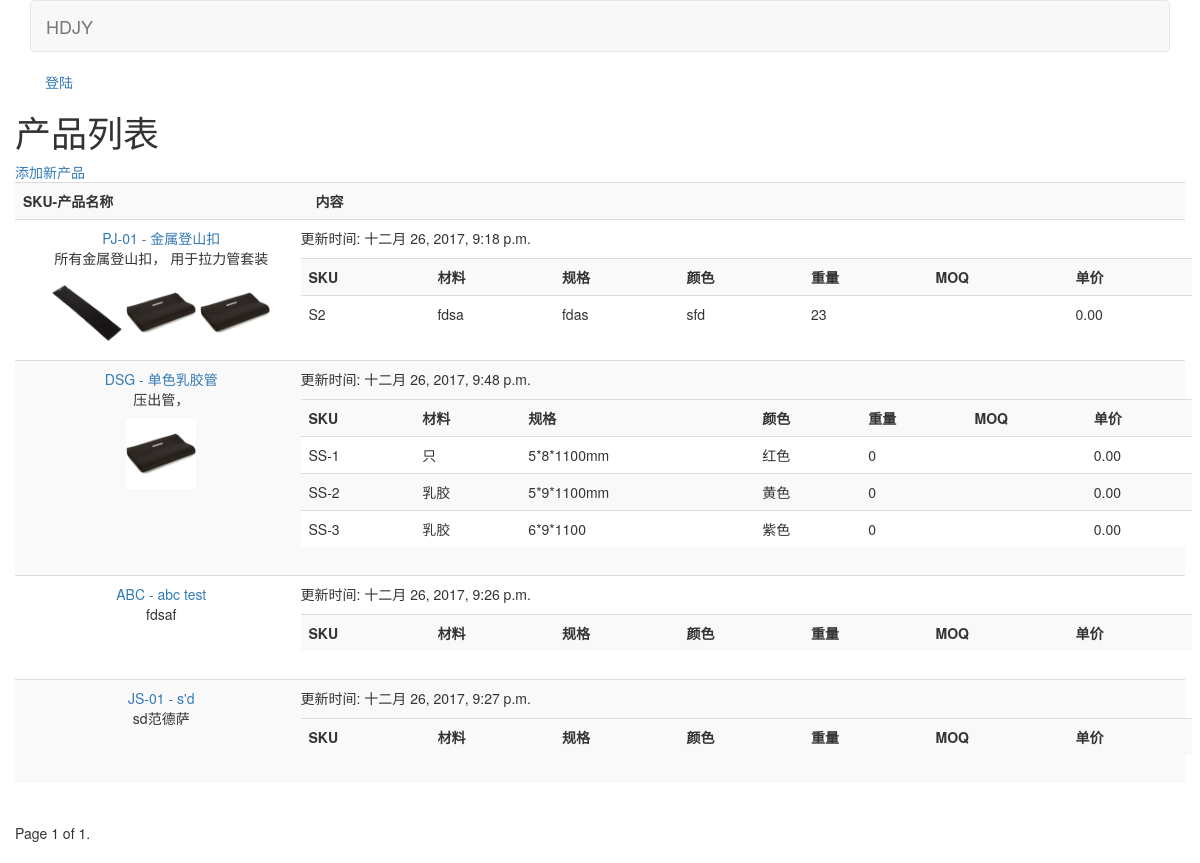
Page /catalog/ on the committed database.
### catalog/models.py (models this page shows, shortened)
class Item(models.Model):
    user = models.ForeignKey(User)
    sku = models.CharField(max_length=15, unique=True)
    name = models.CharField(max_length=300)
    description = models.TextField()
    updated_date = models.DateTimeField(auto_now=True)
    def __str__(self):
        return self.name

class ItemPhoto(models.Model):
    item = models.ForeignKey(Item)
    image = models.ImageField(upload_to=itemphoto_upload_to)
    created_date = models.DateTimeField(auto_now=True)

class SubItem(models.Model):
    user = models.ForeignKey(User)
    item = models.ForeignKey(Item)
    subsku = models.CharField(max_length=20, unique=True)
    material = models.CharField(max_length=100, blank=True)
    specs = models.CharField(max_length=100, blank=True)
    color = models.CharField(max_length=100, blank=True)
    weight = models.IntegerField(help_text='克重',  default=0)
    MOQ = models.IntegerField(help_text='最小起订量',  default=0)
    unitprice = models.DecimalField(max_digits=8, decimal_places=2,   default=0)
    cartonsize = models.CharField(max_length=50, help_text='装箱外箱尺寸',   default=0)
    qtypercarton = models.IntegerField(help_text='每箱的数量',  default=0)
    cartongw = models.IntegerField(help_text='毛重',  default=0)
    updated_date = models.DateTimeField(auto_now=True)

### catalog/views.py (the view)
def index(request):
    items = Item.objects.all()
    paginator = Paginator(items, 25)
    page = request.GET.get('page')
    try:
        items = paginator.page(page)
    except PageNotAnInteger:
        items = paginator.page(1)
    except EmptyPage:
        items = paginator.page(paginator.num_pages)
    return render(request, 'items/list.html', {'items': items})

### catalog/templates/items/list.html (shortened to what this page needs)
{% extends "base.html" %}
{% block container %}
    <div class="row">
        <h1 class="text-left">
            产品列表
        </h1>
    </div>
    <div class="row">
        <a href="{% url 'add_item' %}"> 添加新产品 </a>
    </div>
    <div class="row">
        <table class="table table-striped table-boarded">
            <tr>
                <th class="col-md-3">SKU-产品名称</th>
                <th>内容</th>
            </tr>
            {%  for item in items %}
                <tr>
                    <td class="text-center">
                        <div class="row">
                            <a href="{% url 'view_item' id=item.id %}"> {{ item.sku }} - {{item}} </a>
                            <p> {{ item.description }}</p>
                        </div>
                        <div class="row">
                            {% for itemphoto in item.itemphoto_set.all %}
                                <img  height=70  src="{{ itemphoto.image.url }}"/>
                            {% endfor %}
                        </div>
                    </td>
                    <td>
                        <div class="row">
                            <p> 更新时间:  {{ item.updated_date }}</p>
                        </div>
                        <div class="row">
                            <table class="table table-striped">
                                <tr>
                                    <th> SKU </th>
                                    <th> 材料 </th>
                                    <th> 规格 </th>
                                    <th> 颜色 </th>
                                    <th> 重量 </th>
                                    <th> MOQ  </th>
                                    <th> 单价 </th>
                                </tr>
                                {% for si in item.subitem_set.all %}
                                    <tr>
                                    <td> {{ si.subsku }}</td>
                                    <td> {{ si.material }}</td>
                                    <td> {{ si.specs }}</td>
                                    <td> {{ si.color }}</td>
                                    <td> {{ si.weight }}</td>
                                    <td> {{ si.moq }}</td>
                                    <td> {{  si.unitprice }}</td>
                                    </tr>
                                {% endfor %}
                            </table>
                        </div>
                    </td>
                </tr>
            {% endfor %}
        </table>
        <div class="pagination">
    <span class="step-links">
        <span class="current">
            Page {{ items.number }} of {{ items.paginator.num_pages }}.
        </span>
    </span>
        </div>
    </div>
{% endblock %}

### templates/base.html (shortened to what this page needs)
<!DOCTYPE html>
{% load static %}
<html lang="zh-CN">
  <head>
    <link href="{% static "css/bootstrap.css" %}" rel="stylesheet">
  <link href="{% static "css/base.css" %}" rel="stylesheet">
  </head>
  <body>
  <div class="container">
    <nav class="navbar navbar-default" role="navigation">
      <div class="container-fluid">
          <div class="navbar-header">
              <a class="navbar-brand" href="/">HDJY</a>
          </div>
      </div>
      </nav>
      <div class="col-xs-6 col-md-4">
           {% if not request.user.is_authenticated %}
                <a class="ui login button" href="{% url 'login' %}">登陆</a>
            {% else %}
               Welcome, {{ request.user }} </t>  <a class="item" href="{% url 'logout' %}">登出</a>
            {% endif %}
      </div>
  </div>
  <div class="container">
      {% block container %}{% endblock %}
  </div>
  </body>
</html>

### static/css/base.css (style rules this page uses)
h1,h2 { text-align: center; }

### rows in the picture
Item: sku "PJ-01", name "金属登山扣", description "所有金属登山扣， 用于拉力管套装", updated_date "十二月 26, 2017, 9:18 p.m."
ItemPhoto: image (picture)
ItemPhoto: image (picture)
ItemPhoto: image (picture)
SubItem: subsku "S2", material "fdsa", specs "fdas", color "sfd", weight "23", unitprice "0.00"
Item: sku "DSG", name "单色乳胶管", description "压出管，", updated_date "十二月 26, 2017, 9:48 p.m."
ItemPhoto: image (picture)
SubItem: subsku "SS-1", material "只", specs "5*8*1100mm", color "红色", weight "0", unitprice "0.00"
SubItem: subsku "SS-2", material "乳胶", specs "5*9*1100mm", color "黄色", weight "0", unitprice "0.00"
SubItem: subsku "SS-3", material "乳胶", specs "6*9*1100", color "紫色", weight "0", unitprice "0.00"
Item: sku "ABC", name "abc test", description "fdsaf", updated_date "十二月 26, 2017, 9:26 p.m."
Item: sku "JS-01", name "s'd", description "sd范德萨", updated_date "十二月 26, 2017, 9:27 p.m."

### other values in the picture
{{ items.number }} "1"
{{ items.paginator.num_pages }} "1"
